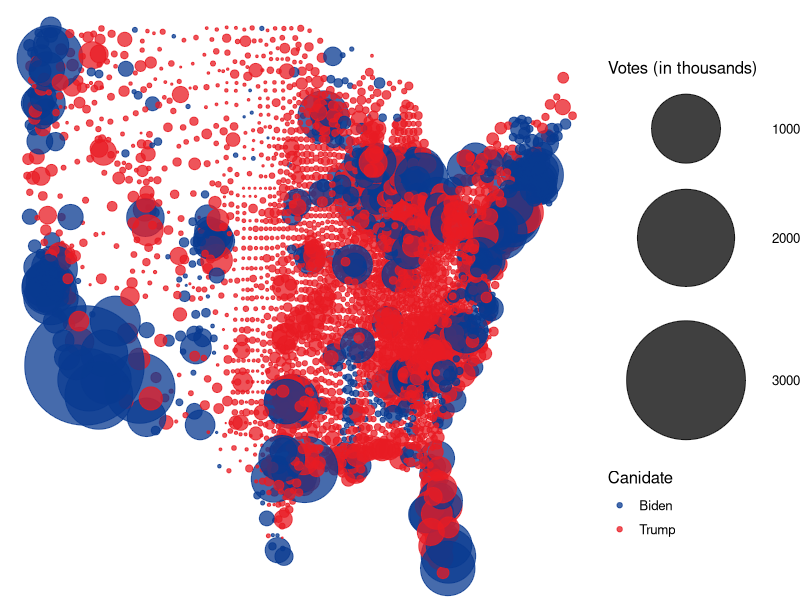

Source code (R):
#Exercise 6
#Michael Manolakis - Econ 256 Data Vis - CRN 86179
#21 Feb 2025

#Load necessary library
library(tidyverse)
#set working directory; checker for dependent directory
if (Sys.info()['sysname'] == "Windows") {
  if (Sys.info()['nodename'] == "DegreeLaptop" || Sys.getenv('USERNAME') == "Degree Laptop") { 
    setwd("C:/Users/Degree Laptop/Desktop/Spring 2025/3 - Econ 256 (Data Vis)/exercise6")} 
  else if (Sys.info()['nodename'] == "Michael" || Sys.getenv('USERNAME') == "Michael") { 
    setwd("C:/Users/Michael/Desktop/Spring 2025/3 - Econ 256/R Studio Files/Econ256/exercise6")}
} else if (Sys.info()['sysname'] == "Linux") {
  setwd("~/Desktop/R Files/Econ256")
} else if (Sys.info()['sysname'] == "Darwin") {
  setwd("~/Desktop/Spring 2025/3 - Econ 256")}
#Last line above is for macOS

latlon<-read_csv('latlon.csv')
election<-read_csv('election2020.csv')

#rotate long, make tiddy data
rlong<-pivot_longer(election,cols=c('Trump','Biden'), names_to='canidate',
                    values_to='votes')

#filtering out, selecting only the winning county votes
rlong<-rlong %>%
  group_by(county_fips)%>%
  filter(votes==max(votes))

#removing Alaska and Hawaii to make map less spaced out
combo <- inner_join(rlong, latlon, by='county_fips')%>%
  filter(state!='ALASKA', state!='HAWAII')

#statement of labels, loctaions and purposes, relating to size
ggplot(data=combo, aes(x=longitude, y=latitude, color=canidate, size=votes/1000))+
#adding transparency to make the counties that overlapped more visually appealing
  geom_point(alpha=0.75)+
  theme_void()+
#republican red and democrat blue
  scale_color_manual(values=c('#083A90', '#E81B23'))+
  labs(color='Canidate', size='Votes (in thousands)')+
  theme(text=element_text(size=12))+
  scale_size_area(max_size=40)

